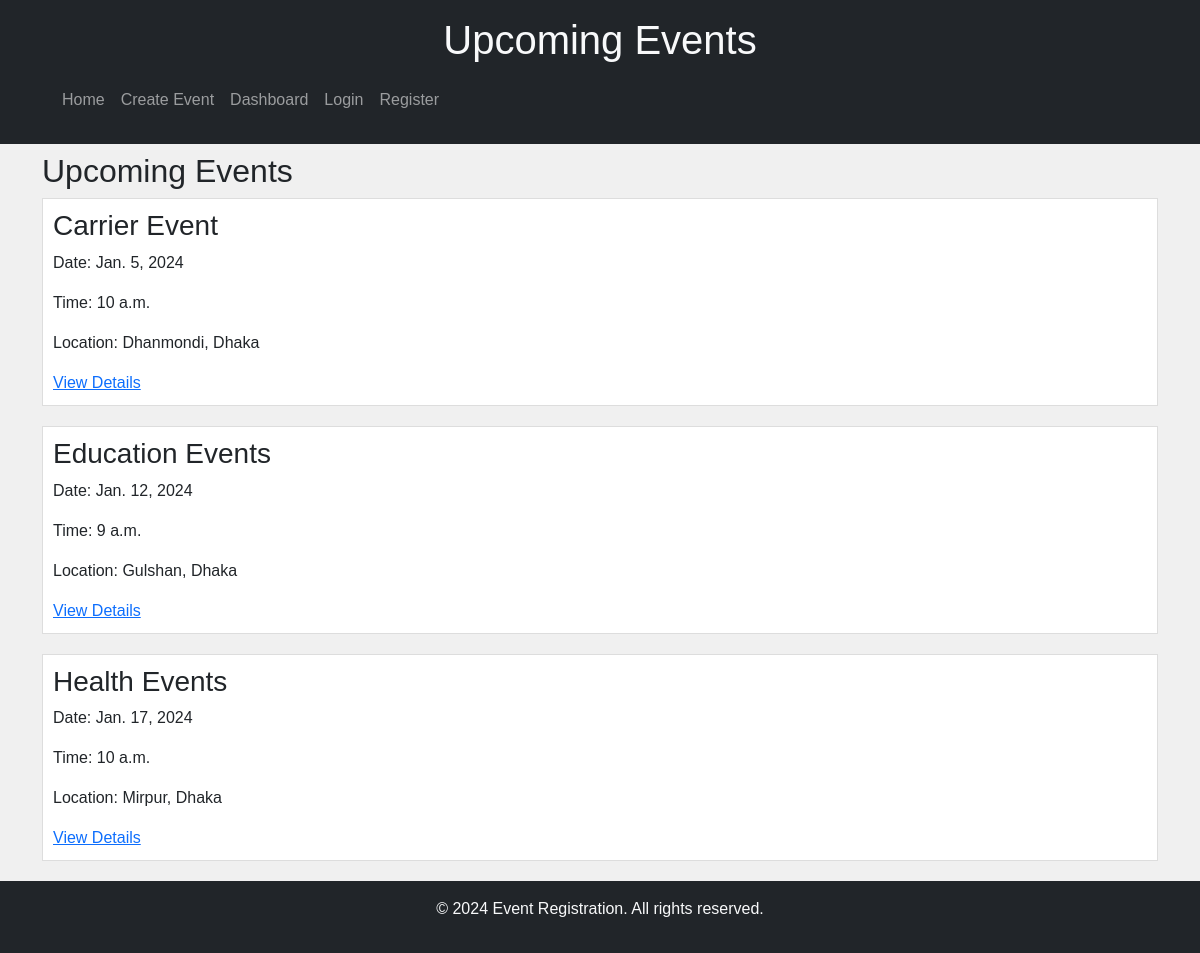
The page / on the database its author committed.
### events/models.py (models this page shows, shortened)
class Event(models.Model):
    title = models.CharField(max_length=255)
    description = models.TextField()
    date = models.DateField()
    time = models.TimeField()
    location_name = models.CharField(max_length=255)
    max_slots = models.PositiveIntegerField()

### events/views.py (the view)
# urls.py: path('', views.event_list, name='event_list'),
def event_list(request):
    events = Event.objects.all()
    return render(request, 'events/event_list.html', {'events': events})

### events/templates/events/event_list.html (shortened to what this page needs)
{% extends 'base.html' %}
{% block header %}Upcoming Events{% endblock %}
{% block content %}
    <h2>Upcoming Events</h2>
    {% for event in events %}
        <div class="event">
            <h3>{{ event.title }}</h3>
            <p>Date: {{ event.date }}</p>
            <p>Time: {{ event.time }}</p>
            <p>Location: {{ event.location_name }}</p>
            <a href="{% url 'event_detail' event.id %}">View Details</a>
        </div>
    {% endfor %}
{% endblock %}

### events/static/css/styles.css (style rules this page uses)
body { font-family: 'Arial', sans-serif; margin: 0; padding: 0; background-color: #f0f0f0; }
.event { border: 1px solid #ddd; padding: 10px; margin-bottom: 20px; background-color: #fff; }

### rows shown on the page
Event: title "Carrier Event", date "Jan. 5, 2024", time "10 a.m.", location_name "Dhanmondi, Dhaka"
Event: title "Education Events", date "Jan. 12, 2024", time "9 a.m.", location_name "Gulshan, Dhaka"
Event: title "Health Events", date "Jan. 17, 2024", time "10 a.m.", location_name "Mirpur, Dhaka"
